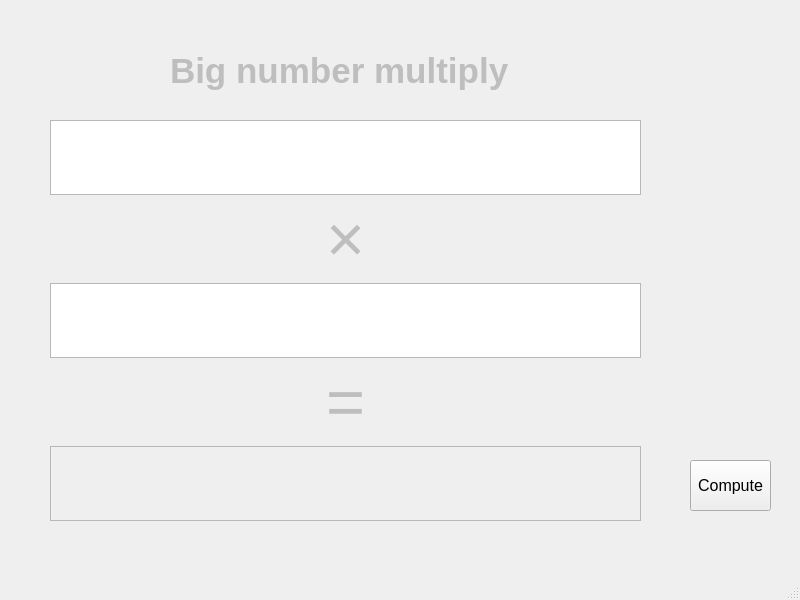
<?xml version="1.0" encoding="UTF-8"?>
<ui version="4.0">
 <class>MainWindow</class>
 <widget class="QMainWindow" name="MainWindow">
  <property name="geometry">
   <rect>
    <x>0</x>
    <y>0</y>
    <width>800</width>
    <height>600</height>
   </rect>
  </property>
  <property name="windowTitle">
   <string>MainWindow</string>
  </property>
  <widget class="QWidget" name="centralwidget">
   <widget class="QWidget" name="gridLayoutWidget">
    <property name="geometry">
     <rect>
      <x>50</x>
      <y>120</y>
      <width>591</width>
      <height>401</height>
     </rect>
    </property>
    <layout class="QGridLayout" name="gridLayout">
     <item row="5" column="0">
      <widget class="QTextBrowser" name="rst">
       <property name="enabled">
        <bool>false</bool>
       </property>
      </widget>
     </item>
     <item row="4" column="0">
      <widget class="QLabel" name="label_2">
       <property name="enabled">
        <bool>false</bool>
       </property>
       <property name="font">
        <font>
         <pointsize>50</pointsize>
        </font>
       </property>
       <property name="text">
        <string>=</string>
       </property>
       <property name="alignment">
        <set>Qt::AlignCenter</set>
       </property>
      </widget>
     </item>
     <item row="3" column="0">
      <widget class="QTextEdit" name="num2"/>
     </item>
     <item row="2" column="0">
      <widget class="QLabel" name="label">
       <property name="enabled">
        <bool>false</bool>
       </property>
       <property name="font">
        <font>
         <pointsize>50</pointsize>
        </font>
       </property>
       <property name="text">
        <string>×</string>
       </property>
       <property name="alignment">
        <set>Qt::AlignCenter</set>
       </property>
      </widget>
     </item>
     <item row="1" column="0">
      <widget class="QTextEdit" name="num1"/>
     </item>
    </layout>
   </widget>
   <widget class="QPushButton" name="pushButton">
    <property name="geometry">
     <rect>
      <x>690</x>
      <y>460</y>
      <width>81</width>
      <height>51</height>
     </rect>
    </property>
    <property name="font">
     <font>
      <pointsize>12</pointsize>
     </font>
    </property>
    <property name="text">
     <string>Compute</string>
    </property>
   </widget>
   <widget class="QLabel" name="label_3">
    <property name="enabled">
     <bool>false</bool>
    </property>
    <property name="geometry">
     <rect>
      <x>170</x>
      <y>50</y>
      <width>361</width>
      <height>41</height>
     </rect>
    </property>
    <property name="font">
     <font>
      <pointsize>26</pointsize>
      <weight>75</weight>
      <italic>false</italic>
      <bold>true</bold>
      <underline>false</underline>
     </font>
    </property>
    <property name="text">
     <string>Big number multiply</string>
    </property>
   </widget>
  </widget>
  <widget class="QMenuBar" name="menubar">
   <property name="geometry">
    <rect>
     <x>0</x>
     <y>0</y>
     <width>800</width>
     <height>20</height>
    </rect>
   </property>
  </widget>
  <widget class="QStatusBar" name="statusbar"/>
 </widget>
 <resources/>
 <connections/>
</ui>
